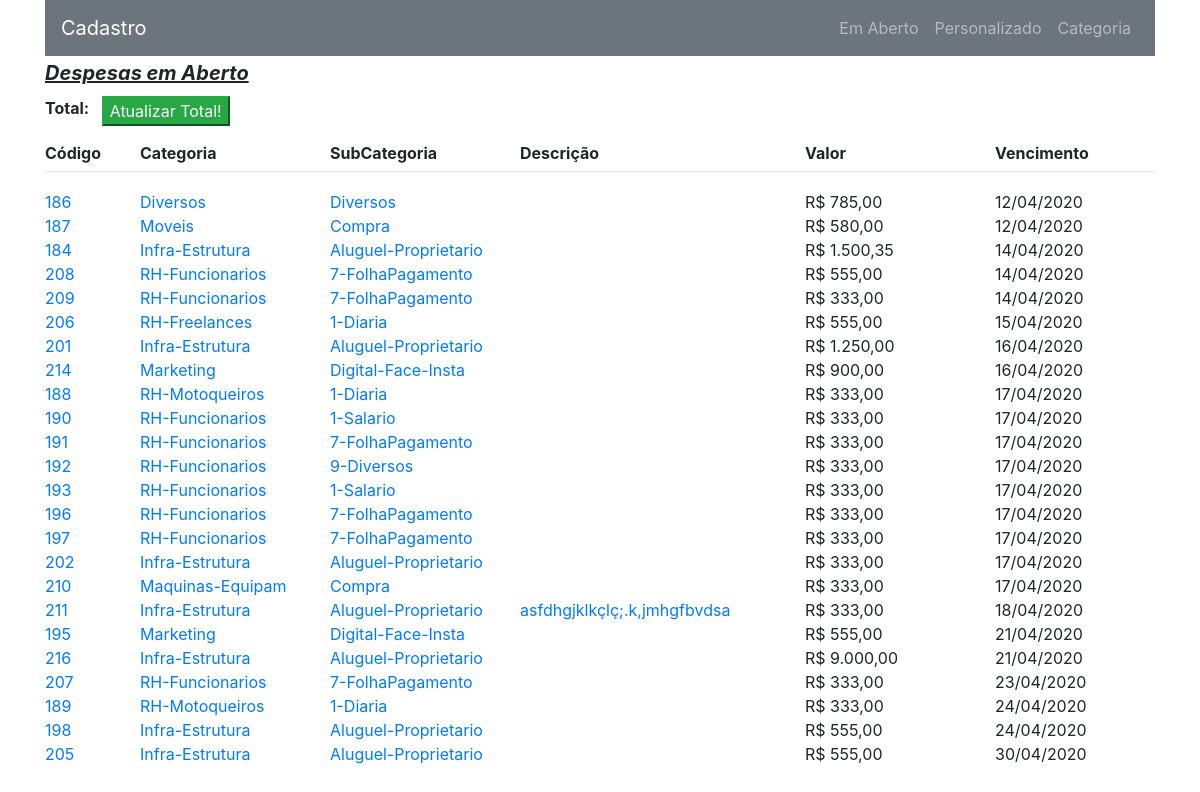
The page /views/despesasaberta.php on the database its author committed.
### tables this page shows
CREATE TABLE `despesas` (
  `id` int(11) NOT NULL,
  `categoria` varchar(255) NOT NULL,
  `subcateg` varchar(255) DEFAULT NULL,
  `descricao` varchar(255) DEFAULT NULL,
  `valor` float NOT NULL,
  `funcionario` varchar(255) DEFAULT NULL,
  `quant` float DEFAULT NULL,
  `u_med` varchar(100) DEFAULT NULL,
  `dat_venc` timestamp NOT NULL,
  `dat_cad` timestamp NOT NULL DEFAULT CURRENT_TIMESTAMP,
  `dat_atua` timestamp NULL DEFAULT NULL ON UPDATE CURRENT_TIMESTAMP,
  `pago` varchar(10) NOT NULL DEFAULT 'NAO',
  `dat_pag` timestamp NULL DEFAULT NULL,
  `meio_pag` varchar(255) DEFAULT NULL,
  `forneced` varchar(255) DEFAULT NULL,
  `observ` varchar(255) DEFAULT NULL
);

### source/autoload.php (called while the page is built, shortened)
<?php
    spl_autoload_register(function($class) {
        $nameSpace = "source\\";
        $diretorioRaiz = __DIR__."/";
        $len = strlen($nameSpace);
        $relativeClass = substr($class, $len);
        $file = $diretorioRaiz . str_replace("\\", "/", $relativeClass) . ".php";
    });

### source/database/basedatabase.php (called while the page is built, shortened)
<?php
    require_once __DIR__ . "/../autoload.php";
    class basedatabase {
        public function getConexao(){
            try{
                $dsn     = "mysql:host=".HOST.";dbname=".DATABASE_BASE."";
                $usuario = "" . USER . "";
                $senha   = "" . PASS . "";
                $opcoes  = [PDO::MYSQL_ATTR_INIT_COMMAND => "SET NAMES utf8"];
                $objetoConexao = new PDO($dsn, $usuario, $senha, $opcoes);
            } catch (PDOException $erroCapturado) {var_dump($erroCapturado); }
            return $objetoConexao;
        }
    }

### source/model/despesamodel.php (called while the page is built, shortened)
<?php
    require_once __DIR__ . "/../autoload.php";
    class despesamodel extends basedatabase {
        public function buscarEmAberto(){
            $comandoSQL = "SELECT * FROM ".TABLE_DESPESAS." WHERE pago='NAO' ORDER BY dat_venc ASC";
            $executar   = $this->getConexao()->query($comandoSQL);
            $resultado  = $executar->fetchall(PDO::FETCH_ASSOC);
            return $resultado;
        }
    }

### views/despesasaberta.php (the view, shortened to what this page needs)
<?php
    require_once __DIR__ . "/../source/autoload.php";
    $modelDespesas = new despesamodel;
?>
<!doctype html><html lang="pt-br">
    <head>
        <link rel="stylesheet" href="https://stackpath.bootstrapcdn.com/bootstrap/4.3.1/css/bootstrap.min.css">
    </head>
    <body><div class="container">
    <div class="container fixed-top" style="background: white">
        <nav class="navbar navbar-expand-sm navbar-dark bg-secondary">
            <a class="navbar-brand" href="cadastro.php"> Cadastro </a>
            <ul class="navbar-nav ml-auto">
                <li class="nav-item">
                    <a class="nav-link" href="despesasaberta.php">Em Aberto</a>
                </li>
                <li class="nav-item">
                    <a class="nav-link" href="despesasperson.php">Personalizado</a>
                </li>
                <li class="nav-item">
                    <a class="nav-link" href="despesascateg.php">Categoria</a>
                </li>
            </ul>
        </nav>
        <div class="row">
            <div class="col-6" style="margin-top: 5px">
                <h5><u><i><b><p>Despesas em Aberto</p></b></i></u></h5>
                <div class="row container" style="margin-top: -5px;">
                    <?= "<b>Total:</b>" ?> &nbsp; <?= valorTotal() ?>
                    <a href="despesasaberta.php" class="ml-2">
                        <input class="btn-success" type="button" value="Atualizar Total!"></input>
                    </a>
                </div>
            </div>
        </div>
        <div class="row" style="margin-top: 15px;">
             <div class="col-1">
                <b> Código </b>
            </div>
            <div class="col-2">
                <b> Categoria </b>
            </div>
            <div class="col-2">
                <b> SubCategoria </b>
            </div>
            <div class="col-3">
                <b> Descrição </b>
            </div>
            <div class="col-2">
                <b> Valor </b>
            </div>
            <div class="col-2">
                <b> Vencimento </b>
            </div>
        </div>
        <div class="row" style="margin-top: -10px;">
            <div class="col-12">
                <hr>
            </div>
        </div>
    </div>
    <?php
        $listaDespesa = $modelDespesas->buscarEmAberto();
    ?>
    <div style="margin-top: 190px">
        <?php if ($listaDespesa) {                                                      ?>
            <?php foreach ($listaDespesa as $despesa) {                                 ?>
                <div class="linhaAcende row">
                        <div class="col-1">
                            <a href="editar.php?id=<?= "{$despesa['id']}" ?>">
                                <?= "{$despesa['id']}" ?>
                            </a>
                        </div>
                        <div class="col-2">
                            <a href="editar.php?id=<?= "{$despesa['id']}" ?>">
                                <?= "{$despesa['categoria']}" ?>
                            </a>
                        </div>
                        <div class="col-2">
                            <a href="editar.php?id=<?= "{$despesa['id']}" ?>">
                                <?= "{$despesa['subcateg']}" ?>
                            </a>
                        </div>
                        <div class="col-3">
                            <a href="editar.php?id=<?= "{$despesa['id']}" ?>">
                                <?= "{$despesa['descricao']}" ?>
                            </a>
                        </div>
                        <div class="col-2">
                            <?php $valor = number_format($despesa['valor'], 2, ',', '.');   ?>
                            <?= "R$ {$valor}" ?>
                        </div>
                        <div class="col-2">
                            <?php $data = date('d/m/Y', strtotime($despesa['dat_venc']));   ?>
                            <?= "{$data}" ?>
                        </div>
                </div>
            <?php       }                                                               ?>
        <?php } else {
            echo "<p> Despesas Não Encontradas </p>";
        }                       ?>
    </div>
</div></body>
</html>

### rows shown on the page
despesas: id "186", categoria "Diversos", subcateg "Diversos", valor "785,00", dat_venc "12/04/2020"
despesas: id "187", categoria "Moveis", subcateg "Compra", valor "580,00", dat_venc "12/04/2020"
despesas: id "184", categoria "Infra-Estrutura", subcateg "Aluguel-Proprietario", valor "1.500,35", dat_venc "14/04/2020"
despesas: id "208", categoria "RH-Funcionarios", subcateg "7-FolhaPagamento", valor "555,00", dat_venc "14/04/2020"
despesas: id "209", categoria "RH-Funcionarios", subcateg "7-FolhaPagamento", valor "333,00", dat_venc "14/04/2020"
despesas: id "206", categoria "RH-Freelances", subcateg "1-Diaria", valor "555,00", dat_venc "15/04/2020"
despesas: id "201", categoria "Infra-Estrutura", subcateg "Aluguel-Proprietario", valor "1.250,00", dat_venc "16/04/2020"
despesas: id "214", categoria "Marketing", subcateg "Digital-Face-Insta", valor "900,00", dat_venc "16/04/2020"
despesas: id "188", categoria "RH-Motoqueiros", subcateg "1-Diaria", valor "333,00", dat_venc "17/04/2020"
despesas: id "190", categoria "RH-Funcionarios", subcateg "1-Salario", valor "333,00", dat_venc "17/04/2020"
despesas: id "191", categoria "RH-Funcionarios", subcateg "7-FolhaPagamento", valor "333,00", dat_venc "17/04/2020"
despesas: id "192", categoria "RH-Funcionarios", subcateg "9-Diversos", valor "333,00", dat_venc "17/04/2020"
despesas: id "193", categoria "RH-Funcionarios", subcateg "1-Salario", valor "333,00", dat_venc "17/04/2020"
despesas: id "196", categoria "RH-Funcionarios", subcateg "7-FolhaPagamento", valor "333,00", dat_venc "17/04/2020"
despesas: id "197", categoria "RH-Funcionarios", subcateg "7-FolhaPagamento", valor "333,00", dat_venc "17/04/2020"
despesas: id "202", categoria "Infra-Estrutura", subcateg "Aluguel-Proprietario", valor "333,00", dat_venc "17/04/2020"
despesas: id "210", categoria "Maquinas-Equipam", subcateg "Compra", valor "333,00", dat_venc "17/04/2020"
despesas: id "211", categoria "Infra-Estrutura", subcateg "Aluguel-Proprietario", descricao "asfdhgjklkçlç;.k,jmhgfbvdsa", valor "333,00", dat_venc "18/04/2020"
despesas: id "195", categoria "Marketing", subcateg "Digital-Face-Insta", valor "555,00", dat_venc "21/04/2020"
despesas: id "216", categoria "Infra-Estrutura", subcateg "Aluguel-Proprietario", valor "9.000,00", dat_venc "21/04/2020"
despesas: id "207", categoria "RH-Funcionarios", subcateg "7-FolhaPagamento", valor "333,00", dat_venc "23/04/2020"
despesas: id "189", categoria "RH-Motoqueiros", subcateg "1-Diaria", valor "333,00", dat_venc "24/04/2020"
despesas: id "198", categoria "Infra-Estrutura", subcateg "Aluguel-Proprietario", valor "555,00", dat_venc "24/04/2020"
despesas: id "205", categoria "Infra-Estrutura", subcateg "Aluguel-Proprietario", valor "555,00", dat_venc "30/04/2020"
